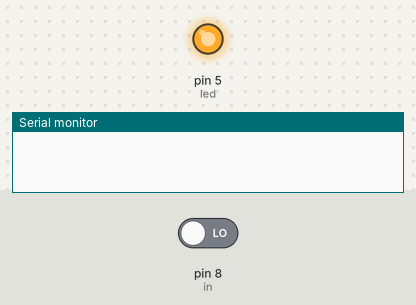
Simulated run of this sketch. Board: Teensy 4. Shown: output pins drawn as LEDs (lit = HIGH), the last lines printed to the serial monitor. Inputs (shaded band) come from the test bench; at power-on: pin 8 (in) LOW.

Above: at 1.2 s.
1.3 s: pin 8 (in) driven HIGH
At 2.4 s:
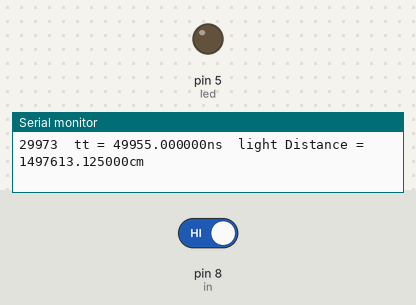
2.8 s: pin 8 (in) driven LOW
At 3.9 s:
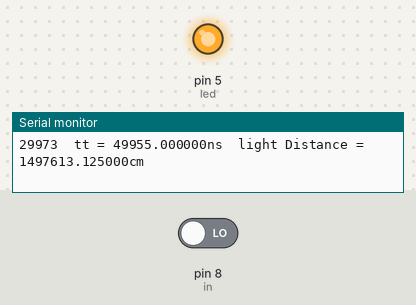
Timing chart, 0 to 5.8 s (numbered marks = the images above; inputs shaded):
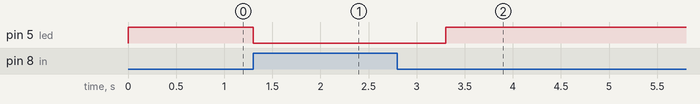

Measured:
- after the input at 1.3 s, pin 5 (led): HIGH → LOW at once
- after the input at 2.8 s, pin 5 (led): LOW → HIGH after 0.50 s

The sketch:

time_resolution_test.ino
```cpp
uint32_t systick, t0, t1, t = 0;
uint32_t a, b, c, d, dt = 0;
uint32_t at, bt, ct = 0;
int led = 5;
int in = 8;
float D;
float tt;
float LS = 3.335640; // ns/m
float LSD = 299792458; // m/s
float LSS = 0.299792458; // m/ns
unsigned long i, j;

float my;  // ns   (1/時脈)

void setup() {

  my = F_CPU_ACTUAL;
  my = 1000000000 / my;

  Serial.begin(9600);
  //delay(5000);
  t0 = micros();
  pinMode(led, OUTPUT);
  pinMode(in, INPUT);
}
void loop() {

  // digitalWriteFast test (c=5時脈)
  digitalWriteFast(led, HIGH);
  a = ARM_DWT_CYCCNT;
  while (i == j) {
    if (digitalReadFast(in) == HIGH) {
      b = ARM_DWT_CYCCNT;
      digitalWriteFast(led, LOW);
      c = b - a;
      c = c - 27; //手動扣掉Read的時間
      tt = c * my;
      D = tt / 1000000000 * LSD * 100; //所花時間 轉成秒 *光速距離(m/s) 轉成公分

      Serial.print(c);   //b-a

      Serial.print("\t");
      Serial.print("tt = ");
      Serial.print(tt, 6);
      Serial.print("ns");

      Serial.print("\t");
      Serial.print("light Distance = ");
      Serial.print(D, 6);
      Serial.print("cm");
      Serial.print("\n");
      delay(1000);
      j++;
      break;
    }
  }
  i++;
  /*
    a = ARM_DWT_CYCCNT;
    //digitalWriteFast(led, HIGH);  // digitalWriteFast test (c=4時脈)
    //digitalReadFast(in);  // digitalReadFast test (c=13時脈)
    b = ARM_DWT_CYCCNT; //差3..?
    d = ARM_DWT_CYCCNT;
    LS = LS * 2;
    at = ARM_DWT_CYCCNT;
    bt = ARM_DWT_CYCCNT;
    ct = ARM_DWT_CYCCNT;
    dt = ARM_DWT_CYCCNT;
    digitalWrite(led, LOW);
    c = b - a;
    Serial.print(c);
    Serial.print("\n");
    Serial.print(a);
    Serial.print("\t");
    Serial.print(b - a);
    Serial.print("\t");
    Serial.print(d - b);
    Serial.print("\t");
    Serial.print(at - d);
    Serial.print("\t");
    Serial.print(bt - at);
    Serial.print("\t");
    Serial.print(ct - bt);
    Serial.print("\t");
    Serial.print(dt - ct);
    Serial.print("\n");
    delay(100);*/


  /*
    t = micros();   // 確認是否能抓取最大值(2^32-1)  difficult
    a = ARM_DWT_CYCCNT;
    Serial.print(a);
    Serial.print("\t");
    Serial.print(d);
    Serial.print("\t");
    Serial.print(c);
    if (a > d) {
    c = a - d;
    d = a;
    Serial.print("\t");
    Serial.print(d);
    digitalWrite(led, HIGH);
    dt = 0;
    }
    if (dt > 100000) {
    digitalWrite(led, LOW);
    }
    dt++;
    Serial.println("");*/


  /*
    t = micros();
    a = ARM_DWT_CYCCNT;
    if (t % 1000000 == 0) {  //每一秒讀一次 以此推論時脈頻率
      c = a - b;
      d = c / 1000000;
      Serial.print(" ARM_DWT_CYCCNT = ");
      Serial.print(a);
      Serial.print("\t");
      Serial.print(" t = ");
      Serial.print(t);
      Serial.print("\t");
      Serial.print(" c = ");
      Serial.print(c);
      Serial.print("\t");
      Serial.print(d);
      Serial.print("MHz");
      Serial.print("\n");
      b = a;
    }*/


  /*unsigned int t1, t0 = 0;

    void setup() {
    Serial.begin(1000000);
    pinMode(13, OUTPUT);
    delay(3000);
    }
    void loop() {
    digitalWriteFast(13, HIGH);
    //t0 = SysTick->VAL;
    Serial.print(t0);    Serial.print("\t");
    Serial.print(t1);    Serial.print("\t");
    Serial.print(SYST_CSR);    Serial.print("\t"); //3 or 65539
    Serial.print(SYST_CSR_COUNTFLAG);    Serial.print("\t");
    Serial.print(SYST_CSR_CLKSOURCE);    Serial.print("\t");
    Serial.print(SYST_CSR_TICKINT);    Serial.print("\t");
    Serial.print(SYST_CSR_ENABLE);    Serial.print("\t");
    Serial.print(SYST_RVR);    Serial.print("\t");
    Serial.print(SYST_CVR);    Serial.print("\t"); //micros? 0~99
    Serial.print(SYST_CALIB);    Serial.print("\t");
    Serial.println("");
    digitalWriteFast(13, LOW);
    delayMicroseconds(t1);
    t0++;
    if (t0 % 50 == 0) {
      t1++;
    }
    if (t1 > 1024) {
      t1 = 0;
    }
    }*/


}
```
